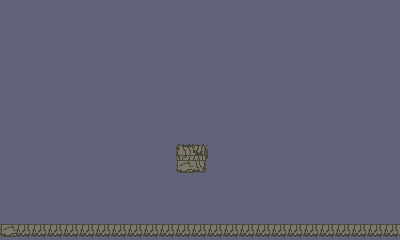

A level layout from a 2D game, rendered from its tile map. Below: a short description, then the map file with its tile-grid data intact:
An orthogonal 25x15 tile map with 16x16 px tiles, 2 tile layers (Background, Bricks), 2 tilesets and 2 objects (Monster).

<map version="1.0" orientation="orthogonal" renderorder="right-down" width="25" height="15" tilewidth="16" tileheight="16" nextobjectid="60">
 <tileset firstgid="1" name="tiles" tilewidth="16" tileheight="16" spacing="1" tilecount="400" columns="18">
  <image source="../images/tiles.png" width="320" height="320" />
 </tileset>
 <tileset firstgid="401" name="tiles" tilewidth="16" tileheight="16" spacing="1" tilecount="324" columns="18">
  <image source="../images/tiles.png" width="320" height="320" />
 </tileset>
 <layer name="Background" width="25" height="15">
  <data encoding="csv">
73,73,73,73,73,73,73,73,73,73,73,73,73,73,73,73,73,73,73,73,73,73,73,73,73,
73,73,73,73,73,73,74,73,73,74,73,73,73,73,73,73,73,73,73,73,73,73,73,73,73,
73,73,73,73,73,73,74,73,73,74,74,73,73,73,73,74,74,73,73,73,73,73,73,73,73,
73,73,73,73,73,73,74,74,73,73,74,73,73,73,73,73,73,73,74,73,73,73,73,73,73,
73,73,73,73,74,73,73,74,74,73,73,73,73,73,73,73,73,73,74,73,73,73,73,73,73,
73,73,73,73,74,73,73,73,73,73,73,73,73,73,73,74,73,73,73,73,73,73,73,73,73,
73,73,73,73,74,73,73,73,73,73,73,74,74,74,74,74,73,73,73,73,73,73,73,73,73,
73,73,73,73,74,74,73,73,73,73,73,73,74,73,74,73,73,73,73,73,73,73,73,73,73,
73,73,73,73,73,74,74,74,73,73,74,73,74,74,74,73,73,73,73,73,73,73,73,73,73,
73,73,73,73,73,73,73,74,74,74,74,73,73,74,73,73,73,73,73,73,73,73,73,73,73,
73,73,73,73,73,73,73,73,73,73,73,73,73,73,73,73,73,73,73,73,73,73,73,73,73,
73,73,73,73,73,73,73,73,73,73,73,73,73,73,73,73,73,73,73,73,73,73,73,73,73,
73,73,73,73,73,73,73,73,73,73,73,73,73,73,73,73,73,73,73,73,73,73,73,73,73,
73,73,73,73,73,73,73,73,73,73,73,73,73,73,73,73,73,73,73,73,73,73,73,73,73,
73,73,73,73,73,73,73,73,73,73,73,73,73,73,73,73,73,73,73,73,73,73,73,73,73
</data>
 </layer>
 <layer name="Bricks" width="25" height="15">
  <data encoding="csv">
0,0,0,0,0,0,0,0,0,0,0,0,0,0,0,0,0,0,0,0,0,0,0,0,0,
0,0,0,0,0,0,0,0,0,0,0,0,0,0,0,0,0,0,0,0,0,0,0,0,0,
0,0,0,0,0,0,0,0,0,0,0,0,0,0,0,0,0,0,0,0,0,0,0,0,0,
0,0,0,0,0,0,0,0,0,0,0,0,0,0,0,0,0,0,0,0,0,0,0,0,0,
0,0,0,0,0,0,0,0,0,0,0,0,0,0,0,0,0,0,0,0,0,0,0,0,0,
0,0,0,0,0,0,0,0,0,0,0,0,0,0,0,0,0,0,0,0,0,0,0,0,0,
0,0,0,0,0,0,0,0,0,0,0,0,0,0,0,0,0,0,0,0,0,0,0,0,0,
0,0,0,0,0,0,0,0,0,0,0,0,0,0,0,0,0,0,0,0,0,0,0,0,0,
0,0,0,0,0,0,0,0,0,0,0,0,0,0,0,0,0,0,0,0,0,0,0,0,0,
0,0,0,0,0,0,0,0,0,0,0,1,3,0,0,0,0,0,0,0,0,0,0,0,0,
0,0,0,0,0,0,0,0,0,0,0,55,57,0,0,0,0,0,0,0,0,0,0,0,0,
0,0,0,0,0,0,0,0,0,0,0,0,0,0,0,0,0,0,0,0,0,0,0,0,0,
0,0,0,0,0,0,0,0,0,0,0,0,0,0,0,0,0,0,0,0,0,0,0,0,0,
0,0,0,0,0,0,0,0,0,0,0,0,0,0,0,0,0,0,0,0,0,0,0,0,0,
55,56,56,56,56,56,56,56,56,56,56,56,56,56,56,56,56,56,56,56,56,56,56,56,56
</data>
 </layer>
 <objectgroup name="Monster">
  <object id="46" name="Monster" x="336" y="176" width="48" height="48">
   <properties>
    <property name="food" type="int" value="10" />
   </properties>
  </object>
 </objectgroup>
 <objectgroup name="Player">
  <properties>
   <property name="fleet" type="int" value="1" />
  </properties>
 </objectgroup>
 <objectgroup name="Food">
  <properties>
   <property name="amount" type="int" value="20" />
  </properties>
  <object id="48" x="176" y="144" width="32" height="32" />
 </objectgroup>
</map>